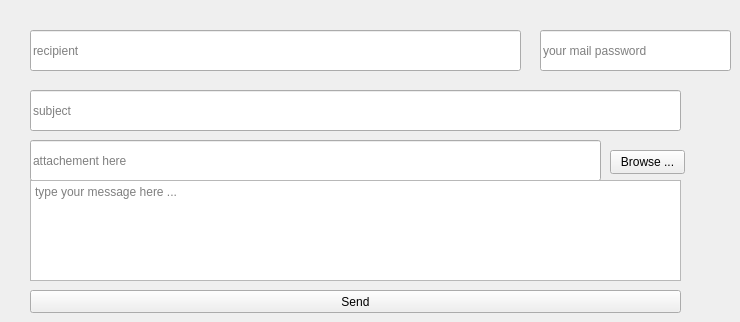
   <widget class="QWidget" name="tab_9">
    <attribute name="title">
     <string>mailing</string>
    </attribute>
    <widget class="QLineEdit" name="mail_pass">
     <property name="geometry">
      <rect>
       <x>540</x>
       <y>30</y>
       <width>191</width>
       <height>41</height>
      </rect>
     </property>
     <property name="echoMode">
      <enum>QLineEdit::Password</enum>
     </property>
     <property name="placeholderText">
      <string>your mail password</string>
     </property>
    </widget>
    <widget class="QPushButton" name="sendBtn">
     <property name="geometry">
      <rect>
       <x>30</x>
       <y>290</y>
       <width>651</width>
       <height>23</height>
      </rect>
     </property>
     <property name="text">
      <string>Send</string>
     </property>
    </widget>
    <widget class="QLineEdit" name="file">
     <property name="geometry">
      <rect>
       <x>30</x>
       <y>140</y>
       <width>571</width>
       <height>41</height>
      </rect>
     </property>
     <property name="placeholderText">
      <string>attachement here</string>
     </property>
    </widget>
    <widget class="QLineEdit" name="rcpt">
     <property name="geometry">
      <rect>
       <x>30</x>
       <y>30</y>
       <width>491</width>
       <height>41</height>
      </rect>
     </property>
     <property name="placeholderText">
      <string>recipient</string>
     </property>
    </widget>
    <widget class="QTextEdit" name="msg">
     <property name="geometry">
      <rect>
       <x>30</x>
       <y>180</y>
       <width>651</width>
       <height>101</height>
      </rect>
     </property>
     <property name="placeholderText">
      <string>type your message here ...</string>
     </property>
    </widget>
    <widget class="QPushButton" name="browseBtn">
     <property name="geometry">
      <rect>
       <x>610</x>
       <y>150</y>
       <width>75</width>
       <height>24</height>
      </rect>
     </property>
     <property name="text">
      <string>Browse ...</string>
     </property>
    </widget>
    <widget class="QLineEdit" name="subject">
     <property name="geometry">
      <rect>
       <x>30</x>
       <y>90</y>
       <width>651</width>
       <height>41</height>
      </rect>
     </property>
     <property name="placeholderText">
      <string>subject</string>
     </property>
    </widget>
   </widget>
